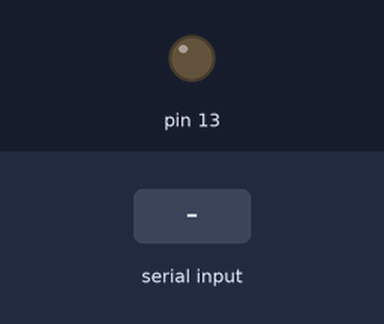
Bench run of a sketch on a simulated Arduino Uno, built with avr-gcc and run on an emulated ATmega328P. On the bench: output pins drawn as LEDs (lit = HIGH). Inputs (shaded band) come from the test bench. What the sketch prints to the serial monitor is not drawn.

Above: at 1.2 s.
1.3 s: "1" received over the second serial link
At 2.5 s:
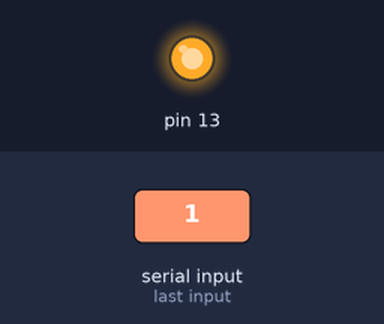
2.8 s: "0" received over the second serial link
At 3.7 s:
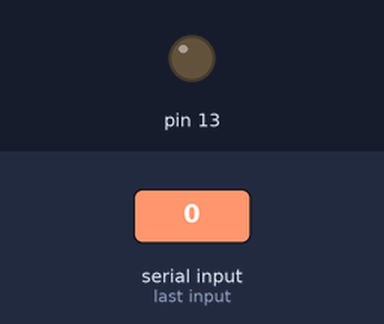
Timing chart, 0 to 5.8 s (numbered marks = the images above; inputs shaded):
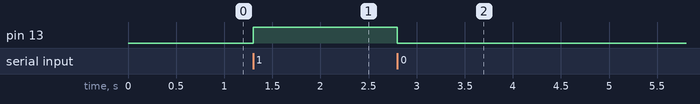

The sketch:

arduinoBluetooth.ino
```cpp
#include <SoftwareSerial.h>

SoftwareSerial mySerial(0, 1);//rx, tx
int dataFromBT;
const int analogInPin = A0;
int sensorValue = 0;
int outputValue = 0;

void setup() {
  Serial.begin(9600);
  Serial.println("LEDOnOff Starting...");
  mySerial.begin(9600);
  pinMode(13, OUTPUT);
}

void loop() {
  if (mySerial.available())
    dataFromBT = mySerial.read();

  if (dataFromBT == '0') {
    digitalWrite(13, LOW);
  } else if (dataFromBT == '1') {
    digitalWrite(13, HIGH);
  } else if (dataFromBT == '2') {
    sensorValue = analogRead(analogInPin);
    outputValue = map(sensorValue, 0, 1023, 0, 255);
    Serial.println(outputValue);
    delay(1000);
  }else if (dataFromBT == '3') {
  }
}
```

Measured:
- after the input at 1.3 s, pin 13: LOW → HIGH at once
- after the input at 2.8 s, pin 13: HIGH → LOW at once
